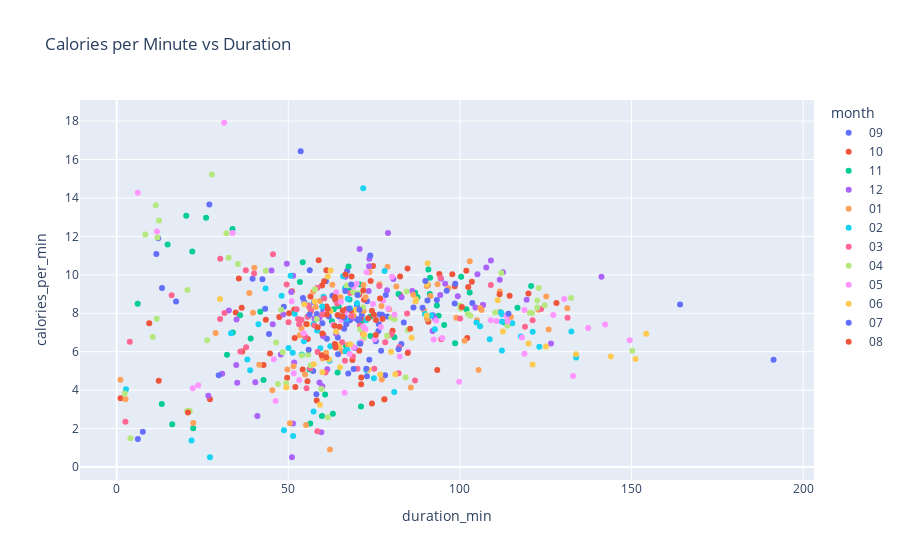

Source (notebook cell):
### Code cell
import pandas as pd
import plotly.express as px

df = pd.DataFrame(calories_stats)
fig = px.scatter(
    df,
    x="duration_min",
    y="calories_per_min",
    color="month",
    hover_data=["year", "calories", "calories_per_hour"],
    title="Calories per Minute vs Duration",
)
fig.show()
